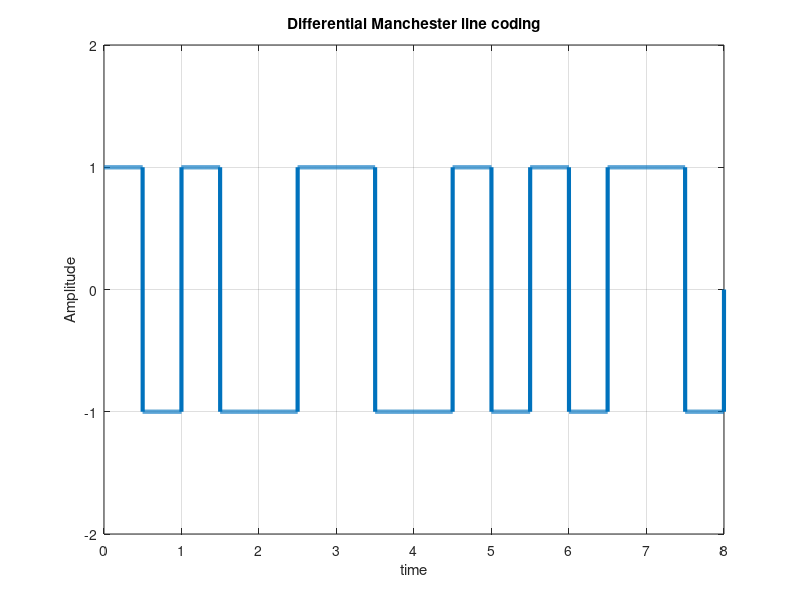

Write the MATLAB code that produced this figure.
clc;
clear all;
bits = [1 0 1 1 1 0 0 1]
bitrate = 1;
n = 1000;
T = length(bits)/bitrate;
N = n*length(bits);
dt = T/N;
t = 0:dt:T;
x = zeros(1,length(t));
lastbit = 1;
for i=1:length(bits)
  if bits(i)==0
    x((i-1)*n+1:(i-1)*n+n/2) = -lastbit;
    x((i-1)*n+n/2:i*n) = lastbit;
  else
    x((i-1)*n+1:(i-1)*n+n/2) = lastbit;
    x((i-1)*n+n/2:i*n) = -lastbit;
    lastbit = -lastbit;
  end
end
plot(t, x, 'Linewidth', 3);
axis([0 T -2 2 ]);


xlabel("time");
ylabel("Amplitude");
title('Differential Manchester line coding');
grid on 
set(gca,'xtick',[0:1:T])
set(gca,'ytick',[-2:1:2])
counter = 0;
z=1;
lastbit = 1;
for i = 1:length(t)
  if t(i)>counter
    counter = counter + 1/bitrate;
    if x(i)==lastbit
      result(z) = 1;
      z=z+1;
      lastbit = -lastbit;
    else result(z) = 0;
      z=z+1;
    end
  end
end
disp('Differential Manchester Decoding:');
disp(result);